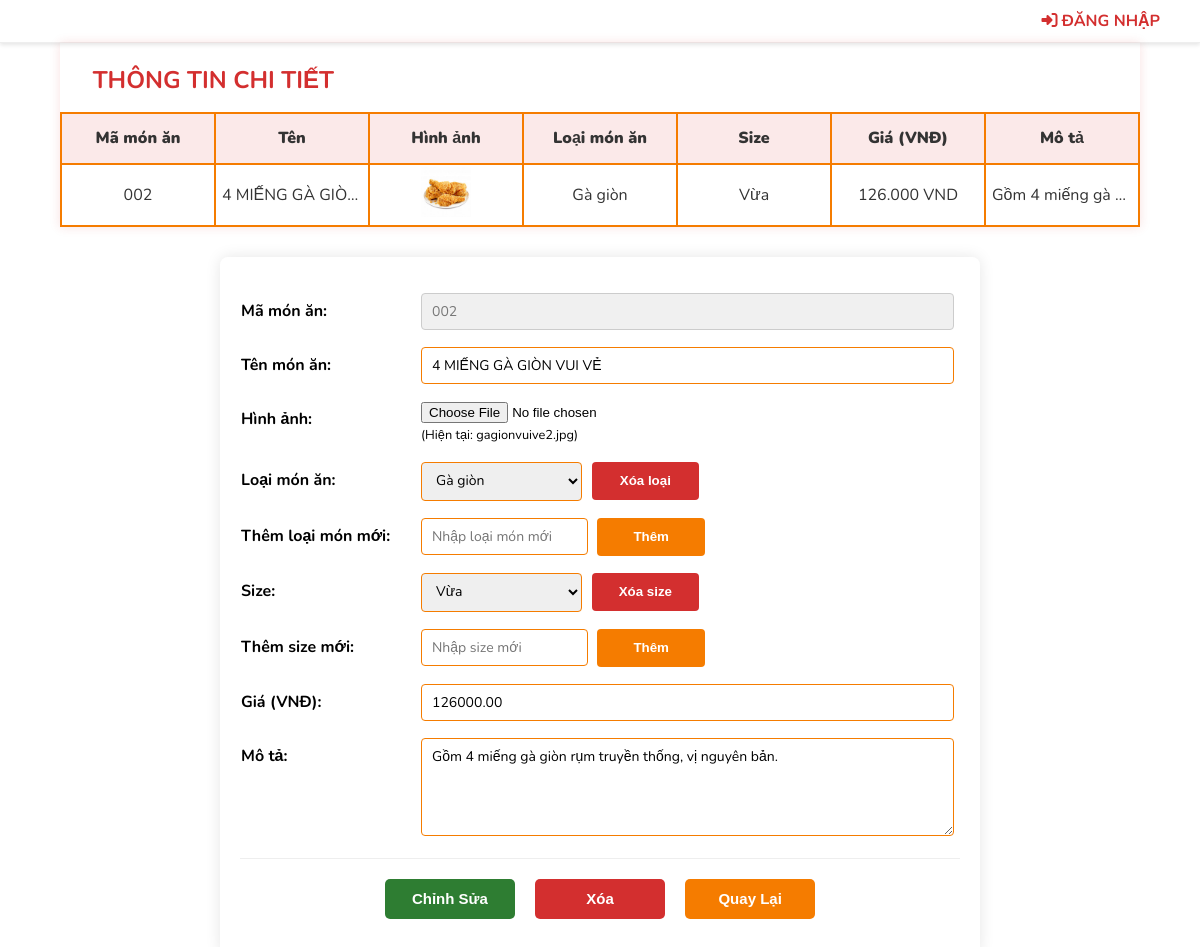
The page /detail.php?mabienthe=2&page=1 on the database its author committed.
### tables this page shows
CREATE TABLE LoaiMonAn (
    MaLoai INT AUTO_INCREMENT PRIMARY KEY,
    TenLoai VARCHAR(100) NOT NULL UNIQUE
);

CREATE TABLE BienTheMonAn (
    MaBienThe INT AUTO_INCREMENT PRIMARY KEY,
    
    MaMonAn INT NOT NULL,
    MaSize INT NOT NULL,  
    
    DonGia DECIMAL(18, 2) NOT NULL CHECK (DonGia >= 0),
    
    FOREIGN KEY (MaMonAn) REFERENCES MonAn(MaMonAn)
        ON DELETE CASCADE,
    FOREIGN KEY (MaSize) REFERENCES KichThuoc(MaSize)
        ON DELETE CASCADE,
    
     
    UNIQUE(MaMonAn, MaSize)
);

CREATE TABLE MonAn (
    MaMonAn INT AUTO_INCREMENT PRIMARY KEY,
    TenMonAn VARCHAR(255) NOT NULL,
    HinhAnh VARCHAR(500),
    MoTa TEXT,  
    
    MaLoai INT,
    FOREIGN KEY (MaLoai) REFERENCES LoaiMonAn(MaLoai)
        ON DELETE SET NULL 
        ON UPDATE CASCADE
);

CREATE TABLE KichThuoc (
    MaSize INT AUTO_INCREMENT PRIMARY KEY,
    TenSize VARCHAR(50) NOT NULL UNIQUE
);

### detail.php (the view, shortened to what this page needs)
<!DOCTYPE html>
<html lang="en">
<head>
    <link rel="stylesheet" href="css/detail.css">
</head>
<body>
    <?php include_once "includes/header2.php"; ?>
    <?php
        $hostname = "localhost";
        $username = "root";
        $password = "";
        $dbname = "quanly_cua_hang";
        $conn = mysqli_connect($hostname, $username, $password, $dbname);
        if( isset($_GET['mabienthe']) )
        {
            $maBienThe = $_GET['mabienthe'];
            $strSQL = "SELECT * FROM loaimonan, kichthuoc, monan, bienthemonan
                    WHERE loaimonan.MaLoai = monan.MaLoai
                    AND kichthuoc.MaSize = bienthemonan.MaSize
                    AND monan.MaMonAn = bienthemonan.MaMonAn
                    AND bienthemonan.MaBienThe = '$maBienThe'";
            $result = mysqli_query($conn, $strSQL);
            while( $row = mysqli_fetch_array($result) )
            {
                $maBienThe = $row['MaBienThe'];
                $tenMonAn = $row['TenMonAn'];
                $hinhAnh = $row['HinhAnh'];
                $tenLoai = $row['TenLoai'];
                $tenSize = $row['TenSize'];
                $maSize = $row['MaSize'];
                $donGia = $row['DonGia'];
                $moTa = $row['MoTa'];
            }
        }
    ?>
<?php
        function ChuanHoaMa($mma)
        {
            $kq = str_pad($mma, 3, '0', STR_PAD_LEFT);
            return $kq;
        }
        function SizeMonAn($size)
        {
            $hostname = "localhost";
            $username = "root";
            $password = "";
            $database = "quanly_cua_hang";
            $conn = mysqli_connect($hostname, $username, $password, $database);
            $strSQL_Size = "SELECT * FROM kichthuoc";
            $result_Size = mysqli_query($conn, $strSQL_Size);
            while( mysqli_num_rows($result_Size)>0 )
            {
                if( $row = mysqli_fetch_assoc($result_Size) )
                {
                    if( $size == $row['MaSize'] )
                    {
                        $kq = $row['TenSize'];
                        break;
                    }
                }
            }
            return $kq;
        }
        $sizeList = [];
        $strSQL_AllSize = "SELECT MaSize FROM kichthuoc";
        $resultAllSize = mysqli_query($conn, $strSQL_AllSize);
        if(mysqli_num_rows($resultAllSize) > 0)
        {
            while($r = mysqli_fetch_assoc($resultAllSize))
            {
                $sizeList[] = $r['MaSize'];
            }
        }
        $loaiList = [];
        $strSQL_AllLoai = "SELECT MaLoai FROM loaimonan";
        $resultAllLoai = mysqli_query($conn, $strSQL_AllLoai);
        if(mysqli_num_rows($resultAllLoai) > 0)
        {
            while($r = mysqli_fetch_assoc($resultAllLoai))
            {
                $loaiList[] = $r['MaLoai'];
            }
        }
        function LoaiMonAn($maloai)
        {
            $hostname = "localhost";
            $username = "root";
            $password = "";
            $database = "quanly_cua_hang";
            $conn = mysqli_connect($hostname, $username, $password, $database);
            $sql = "SELECT TenLoai FROM loaimonan WHERE MaLoai='$maloai'";
            $result = mysqli_query($conn, $sql);
            if($row = mysqli_fetch_assoc($result))
                return $row['TenLoai'];
            return "";
        }
    ?>
<form class="form1">
        <table>
            <tr>
                <td colspan="4">
                    <h2>THÔNG TIN CHI TIẾT</h2>
                </td>
            </tr>
            <tr class="tieude">
                <td>Mã món ăn</td>
                <td>Tên</td>
                <td>Hình ảnh</td>
                <td>Loại món ăn</td>
                <td>Size</td>
                <td>Giá (VNĐ)</td>
                <td>Mô tả</td>
            </tr>
            <?php
                echo "<tr class='noidung'>";
                    echo "<td>" . ChuanHoaMa($maBienThe) . "</td>";
                    echo "<td>" . $tenMonAn . "</td>";
                    $anh = "img/". $hinhAnh;
                    echo "<td>" . "<img src='$anh' width='50px' height='50px'>" . "</td>";
                    echo "<td>" . $tenLoai . "</td>";
                    echo "<td>" . $tenSize . "</td>";
                    echo "<td>" . number_format($donGia, 0, ',', '.') . " VND" . "</td>";
                    echo "<td>" . $moTa . "</td>";
                echo "</tr>";
            ?>
        </table>
    </form>
<form class="form2" method="post" enctype="multipart/form-data">
        <table>
            <tr>
                <td class="tieude">Mã món ăn:</td>
                <td class="noidung">
                    <input type="text" name="mabienthe"
                        value="<?php echo isset($maBienThe) ? ChuanHoaMa($maBienThe) : '' ?>" readonly>
                </td>
            </tr>
            <tr>
                <td class="tieude">Tên món ăn:</td>
                <td class="noidung">
                    <input type="text" name="tenmonan"
                        value="<?php echo isset($tenMonAn) ? $tenMonAn : '' ?>">
                </td>
            </tr>
            <tr>
                <td class="tieude">Hình ảnh:</td>
                <td class="noidung">
                    <input type="file" name="hinhanh" accept="image/*">
                    <br>
                    <span style="font-size: 0.8em;">(Hiện tại: <?php echo isset($hinhAnh) ? $hinhAnh : '' ?>)</span>
                </td>
            </tr>
            <tr>
                <td class="tieude">Loại món ăn:</td>
                <td class="dropdownsize">
                    <select name="loaimonan">
                        <?php
                            foreach($loaiList as $maloai)
                            {
                                $tenLoaiList = LoaiMonAn($maloai);
                                $selected = ($tenLoai == $tenLoaiList) ? "selected" : "";
                                echo "<option value='$maloai' $selected>$tenLoaiList</option>";
                            }
                        ?>
                    </select>
                    <input type="submit" name="btnDeleteLoai" value="Xóa loại" onclick="return confirm('Bạn có chắc muốn xóa loại này?');">
                </td>
            </tr>
            <tr>
                <td class="tieude">Thêm loại món mới:</td>
                <td class="themloai">
                    <input type="text" class="loaimoi" name="tenloai" placeholder="Nhập loại món mới">
                    <input type="submit" class="btnloaimoi" name="btnthemloai" value="Thêm">
                </td>
            </tr>
            <tr>
                <td class="tieude">Size:</td>
                <td  class="dropdownsize">
                    <select name="size">
                        <?php
                            foreach($sizeList as $size)
                            {
                                $tenSizee = SizeMonAn($size);
                                $selected = ($size == $maSize) ? "selected" : "";
                                echo "<option value='$size' $selected>$tenSizee</option>";
                            }
                        ?>
                    </select>
                    <input type="submit" name="btnDeleteSize" value="Xóa size" onclick="return confirm('Bạn có chắc muốn xóa size này?');">
                </td>
            </tr>
            <tr>
                <td class="tieude">
                    Thêm size mới:
                </td>
                <td class="themsize">
                    <input type="text" class="sizemoi" name="tensize" placeholder="Nhập size mới">
                    <input type="submit" class="btnsizemoi" name="btnthemsize" value="Thêm">
                </td>
            </tr>
            <tr>
                <td class="tieude">Giá (VNĐ):</td>
                <td class="noidung">
                    <input type="text" name="gia"
                        value="<?php echo isset($donGia) ? $donGia : '' ?>">
                </td>
            </tr>
            <tr>
                <td class="tieude">Mô tả:</td>
                <td class="noidung">
                    <textarea name="mota" rows="4" cols="50"><?php
                        echo isset($moTa) ? $moTa : '';
                    ?></textarea>
                </td>
            </tr>
            <tr>
                <td colspan="2" class="tdbtn">
                    <input type="submit" class="btnEdit" name="btnedit" value="Chỉnh Sửa">
                    <input type="submit" class="btnDelete" name="btndelete" value="Xóa">
                    <input type="submit" class="btnBack" name="btnback" value="Quay Lại">
                </td>
            </tr>
        </table>
    </form>
</body>
</html>

### css/detail.css (style rules this page uses)
body { display: flex; flex-direction: column; justify-content: flex-start; align-items: center; margin: 0; min-height: 100vh; font-family: 'Nunito', sans-serif; margin-top: 20px; background-color: #fff; }
h2 { color: #d32f2f; margin-left: 5%; text-transform: uppercase; margin-bottom: 15px; }
.form1 { width: 90%; margin-bottom: 20px; }
.form1 table { border-collapse: collapse; table-layout: fixed; width: 100%; box-shadow: 0 0 10px rgba(211, 47, 47, 0.15); }
.form1 .tieude td, .noidung td { border: 2px solid #f57c00; text-align: center; vertical-align: middle; height: 45px; overflow: hidden; white-space: nowrap; text-overflow: ellipsis; padding: 2px 6px; color: #333; }
.tieude td { background-color: rgba(211, 47, 47, 0.1); color: #d32f2f; font-weight: 900; }
.noidung td { background-color: #fff; }
.form2 { width: 60%; margin-top: 10px; padding: 20px; box-shadow: 0 0 15px rgba(0, 0, 0, 0.1); border-radius: 8px; margin-bottom: 50px; }
.form2 table { border-collapse: separate; border-spacing: 0 15px; width: 100%; }
.form2 .tieude { font-weight: bold; width: 25%; color: black; vertical-align: top; padding-top: 8px; }
.form2 .noidung { width: 75%; vertical-align: middle; }
.form2 input[type="text"], .form2 textarea, .form2 select { width: 95%; padding: 8px 10px; border: 1px solid #f57c00; border-radius: 4px; outline: none; font-family: 'Nunito', sans-serif; transition: 0.3s; font-size: 14px; }
.form2 .noidung textarea { height: 80px; resize: vertical; }
input[readonly] { background-color: #f0f0f0; color: #777; border-color: #ccc !important; }
.dropdownsize select { width: 30%; }
.dropdownsize input[type="submit"] { width: 20%; height: 38px; font-weight: bold; background-color: #d32f2f; color: #fff; border-radius: 4px; border: none; cursor: pointer; transition: 0.3s; margin-left: 5px; }
.loaimoi, .sizemoi { width: 27% !important; }
.btnloaimoi, .btnsizemoi { width: 20%; height: 38px; font-weight: bold; background-color: #f57c00; color: #fff; border-radius: 4px; border: none; cursor: pointer; transition: 0.3s; margin-left: 5px; }
.tdbtn { text-align: center; padding-top: 20px; border-top: 1px solid #eee; }
.tdbtn input { width: 130px; height: 40px; font-weight: bold; border-radius: 5px; border: none; color: #fff; margin: 0 8px; cursor: pointer; font-size: 15px; transition: 0.3s; }
.btnEdit { background-color: #2e7d32; }
.btnDelete { background-color: #d32f2f; }
.btnBack { background-color: #f57c00; }

### css/header2.css (style rules this page uses)
body { margin: 0; padding: 0; }

### rows shown on the page
loaimonan: bienthemonan.MaBienThe "002", monan.TenMonAn "4 MIẾNG GÀ GIÒ…", monan.HinhAnh (picture), TenLoai "Gà giòn", kichthuoc.TenSize "Vừa", bienthemonan.DonGia "126.000", monan.MoTa "Gồm 4 miếng gà…", mabienthe "002", tenmonan "4 MIẾNG GÀ GIÒN VUI VẺ", monan.HinhAnh "gagionvuive2.jpg", loaimonan "Gà giòn", gia "126000.00", mota "Gồm 4 miếng gà giòn rụm truyền thống, vị nguyên bản."
kichthuoc: size "Vừa"
